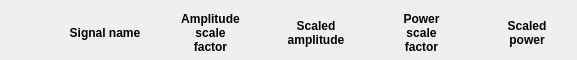
<?xml version="1.0" encoding="UTF-8"?>
<ui version="4.0">
 <class>Form</class>
 <widget class="QWidget" name="Form">
  <property name="geometry">
   <rect>
    <x>0</x>
    <y>0</y>
    <width>577</width>
    <height>60</height>
   </rect>
  </property>
  <property name="windowTitle">
   <string>Form</string>
  </property>
  <layout class="QVBoxLayout" name="verticalLayout">
   <property name="leftMargin">
    <number>0</number>
   </property>
   <property name="topMargin">
    <number>0</number>
   </property>
   <property name="rightMargin">
    <number>0</number>
   </property>
   <property name="bottomMargin">
    <number>0</number>
   </property>
   <item>
    <layout class="QGridLayout" name="gridLayout">
     <property name="horizontalSpacing">
      <number>5</number>
     </property>
     <item row="0" column="2">
      <widget class="PyDMLineEdit" name="PyDMLineEdit_31">
       <property name="sizePolicy">
        <sizepolicy hsizetype="MinimumExpanding" vsizetype="Fixed">
         <horstretch>0</horstretch>
         <verstretch>0</verstretch>
        </sizepolicy>
       </property>
       <property name="minimumSize">
        <size>
         <width>100</width>
         <height>0</height>
        </size>
       </property>
       <property name="maximumSize">
        <size>
         <width>16777215</width>
         <height>0</height>
        </size>
       </property>
       <property name="toolTip">
        <string/>
       </property>
       <property name="alignment">
        <set>Qt::AlignCenter</set>
       </property>
      </widget>
     </item>
     <item row="0" column="3">
      <widget class="PyDMLabel" name="PyDMLabel_11">
       <property name="sizePolicy">
        <sizepolicy hsizetype="Preferred" vsizetype="Fixed">
         <horstretch>0</horstretch>
         <verstretch>0</verstretch>
        </sizepolicy>
       </property>
       <property name="minimumSize">
        <size>
         <width>100</width>
         <height>0</height>
        </size>
       </property>
       <property name="maximumSize">
        <size>
         <width>16777215</width>
         <height>0</height>
        </size>
       </property>
       <property name="toolTip">
        <string/>
       </property>
       <property name="alignment">
        <set>Qt::AlignCenter</set>
       </property>
      </widget>
     </item>
     <item row="0" column="5">
      <widget class="PyDMLabel" name="PyDMLabel_169">
       <property name="sizePolicy">
        <sizepolicy hsizetype="Preferred" vsizetype="Fixed">
         <horstretch>0</horstretch>
         <verstretch>0</verstretch>
        </sizepolicy>
       </property>
       <property name="minimumSize">
        <size>
         <width>100</width>
         <height>0</height>
        </size>
       </property>
       <property name="maximumSize">
        <size>
         <width>16777215</width>
         <height>0</height>
        </size>
       </property>
       <property name="toolTip">
        <string/>
       </property>
       <property name="alignment">
        <set>Qt::AlignCenter</set>
       </property>
      </widget>
     </item>
     <item row="0" column="0">
      <widget class="QLabel" name="label_57">
       <property name="sizePolicy">
        <sizepolicy hsizetype="Preferred" vsizetype="Fixed">
         <horstretch>0</horstretch>
         <verstretch>0</verstretch>
        </sizepolicy>
       </property>
       <property name="minimumSize">
        <size>
         <width>50</width>
         <height>0</height>
        </size>
       </property>
       <property name="maximumSize">
        <size>
         <width>16777215</width>
         <height>0</height>
        </size>
       </property>
       <property name="font">
        <font>
         <weight>50</weight>
         <bold>false</bold>
        </font>
       </property>
       <property name="text">
        <string/>
       </property>
      </widget>
     </item>
     <item row="0" column="4">
      <widget class="PyDMLineEdit" name="PyDMLineEdit_74">
       <property name="sizePolicy">
        <sizepolicy hsizetype="MinimumExpanding" vsizetype="Fixed">
         <horstretch>0</horstretch>
         <verstretch>0</verstretch>
        </sizepolicy>
       </property>
       <property name="minimumSize">
        <size>
         <width>100</width>
         <height>0</height>
        </size>
       </property>
       <property name="maximumSize">
        <size>
         <width>16777215</width>
         <height>0</height>
        </size>
       </property>
       <property name="toolTip">
        <string/>
       </property>
       <property name="alignment">
        <set>Qt::AlignCenter</set>
       </property>
      </widget>
     </item>
     <item row="0" column="1">
      <widget class="PyDMLabel" name="PyDMLabel_12">
       <property name="sizePolicy">
        <sizepolicy hsizetype="Preferred" vsizetype="Fixed">
         <horstretch>0</horstretch>
         <verstretch>0</verstretch>
        </sizepolicy>
       </property>
       <property name="minimumSize">
        <size>
         <width>100</width>
         <height>0</height>
        </size>
       </property>
       <property name="maximumSize">
        <size>
         <width>16777215</width>
         <height>0</height>
        </size>
       </property>
       <property name="toolTip">
        <string/>
       </property>
       <property name="alignment">
        <set>Qt::AlignCenter</set>
       </property>
      </widget>
     </item>
     <item row="1" column="1">
      <widget class="QLabel" name="label_59">
       <property name="sizePolicy">
        <sizepolicy hsizetype="Preferred" vsizetype="Preferred">
         <horstretch>0</horstretch>
         <verstretch>0</verstretch>
        </sizepolicy>
       </property>
       <property name="minimumSize">
        <size>
         <width>0</width>
         <height>0</height>
        </size>
       </property>
       <property name="font">
        <font>
         <weight>75</weight>
         <bold>true</bold>
        </font>
       </property>
       <property name="text">
        <string>Signal name</string>
       </property>
       <property name="alignment">
        <set>Qt::AlignCenter</set>
       </property>
      </widget>
     </item>
     <item row="1" column="2">
      <widget class="QLabel" name="label_60">
       <property name="sizePolicy">
        <sizepolicy hsizetype="Preferred" vsizetype="Preferred">
         <horstretch>0</horstretch>
         <verstretch>0</verstretch>
        </sizepolicy>
       </property>
       <property name="minimumSize">
        <size>
         <width>0</width>
         <height>0</height>
        </size>
       </property>
       <property name="font">
        <font>
         <weight>75</weight>
         <bold>true</bold>
        </font>
       </property>
       <property name="text">
        <string>Amplitude
scale
factor</string>
       </property>
       <property name="alignment">
        <set>Qt::AlignCenter</set>
       </property>
      </widget>
     </item>
     <item row="1" column="3">
      <widget class="QLabel" name="label_61">
       <property name="sizePolicy">
        <sizepolicy hsizetype="Preferred" vsizetype="Preferred">
         <horstretch>0</horstretch>
         <verstretch>0</verstretch>
        </sizepolicy>
       </property>
       <property name="minimumSize">
        <size>
         <width>0</width>
         <height>0</height>
        </size>
       </property>
       <property name="font">
        <font>
         <weight>75</weight>
         <bold>true</bold>
        </font>
       </property>
       <property name="text">
        <string>Scaled
amplitude</string>
       </property>
       <property name="alignment">
        <set>Qt::AlignCenter</set>
       </property>
      </widget>
     </item>
     <item row="1" column="4">
      <widget class="QLabel" name="label_62">
       <property name="sizePolicy">
        <sizepolicy hsizetype="Preferred" vsizetype="Preferred">
         <horstretch>0</horstretch>
         <verstretch>0</verstretch>
        </sizepolicy>
       </property>
       <property name="minimumSize">
        <size>
         <width>0</width>
         <height>0</height>
        </size>
       </property>
       <property name="font">
        <font>
         <weight>75</weight>
         <bold>true</bold>
        </font>
       </property>
       <property name="text">
        <string>Power
scale
factor</string>
       </property>
       <property name="alignment">
        <set>Qt::AlignCenter</set>
       </property>
      </widget>
     </item>
     <item row="1" column="5">
      <widget class="QLabel" name="label_63">
       <property name="sizePolicy">
        <sizepolicy hsizetype="Preferred" vsizetype="Preferred">
         <horstretch>0</horstretch>
         <verstretch>0</verstretch>
        </sizepolicy>
       </property>
       <property name="minimumSize">
        <size>
         <width>0</width>
         <height>0</height>
        </size>
       </property>
       <property name="font">
        <font>
         <weight>75</weight>
         <bold>true</bold>
        </font>
       </property>
       <property name="text">
        <string>Scaled
power</string>
       </property>
       <property name="alignment">
        <set>Qt::AlignCenter</set>
       </property>
      </widget>
     </item>
    </layout>
   </item>
  </layout>
 </widget>
 <customwidgets>
  <customwidget>
   <class>PyDMLabel</class>
   <extends>QLabel</extends>
   <header>pydm.widgets.label</header>
  </customwidget>
  <customwidget>
   <class>PyDMLineEdit</class>
   <extends>QLineEdit</extends>
   <header>pydm.widgets.line_edit</header>
  </customwidget>
 </customwidgets>
 <resources/>
 <connections/>
</ui>
